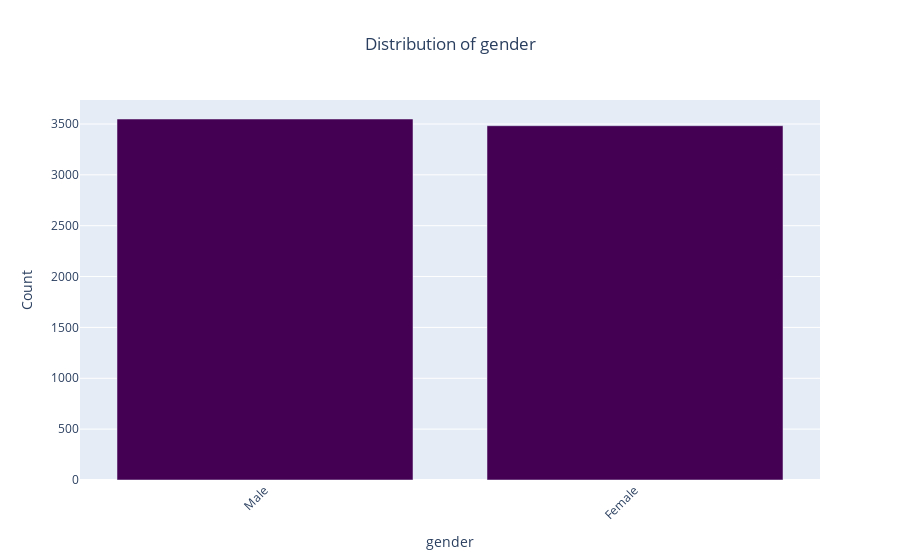
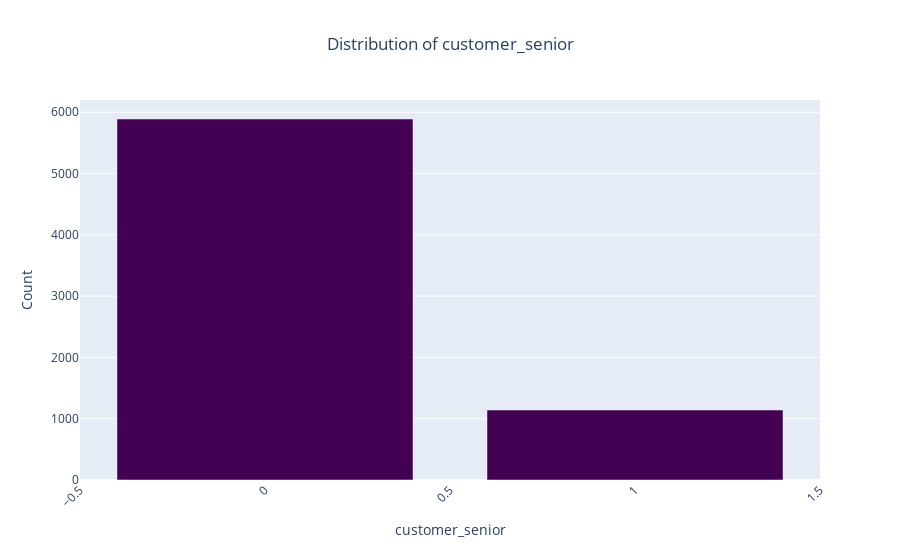
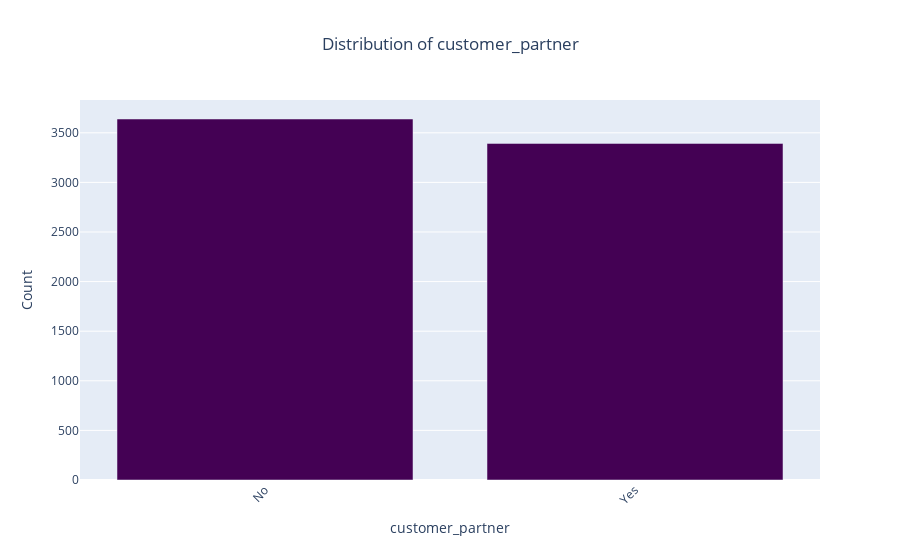
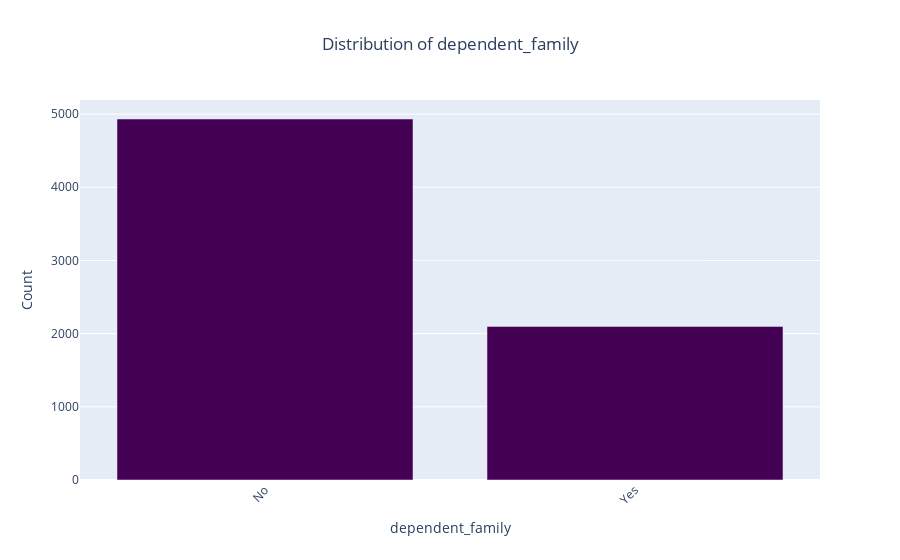

Notebook source saved alongside these figures, in order:
### Markdown cell above
## Categorical variables

### Code cell
# Loop through each categorical column and plot count plots
categorical_columns = ['gender', 'customer_senior', 'customer_partner', 'dependent_family', 
                       'phone_subscription', 'multiple_line', 'internet_type', 
                       'online_security', 'backup_service_online', 'device_protection_plan', 
                       'techinal_support', 'streaming_tv', 'streaming_movie', 
                       'contract_type', 'paperless_billing', 'payment_method_type', 'churn']

import plotly.express as px

# Loop through each categorical column and create a count plot with Plotly
for col in categorical_columns:
    # Calculate counts of each category in the column
    counts = df[col].value_counts().reset_index()
    counts.columns = [col, 'Count']  # Rename columns for better labels
    
    # Create a Plotly bar chart
    fig = px.bar(
        counts,
        x=col,
        y='Count',
        title=f'Distribution of {col}',
        labels={col: col, 'Count': 'Count'},
        color_discrete_sequence=px.colors.sequential.Viridis
    )
    
    # Customize layout
    fig.update_layout(
        xaxis_title=col,
        yaxis_title="Count",
        title_x=0.5,  # Center title
        xaxis=dict(tickangle=-45)  # Rotate x-axis labels for better readability
    )
    
    # Show the figure
    fig.show()

### Figure 1 — Plotly figure (JSON) as saved in the notebook; plotly's stock layout.template omitted (floating-point values rounded to 4 significant figures)
{"data": [{"alignmentgroup": "True", "hovertemplate": "gender=%{x}<br>Count=%{y}<extra></extra>", "legendgroup": "", "marker": {"color": "#440154", "pattern": {"shape": ""}}, "name": "", "offsetgroup": "", "orientation": "v", "showlegend": false, "textposition": "auto", "type": "bar", "x": ["Male", "Female"], "xaxis": "x", "y": [3549, 3483], "yaxis": "y"}], "layout": {"barmode": "relative", "legend": {"tracegroupgap": 0}, "title": {"text": "Distribution of gender", "x": 0.5}, "xaxis": {"anchor": "y", "domain": [0, 1], "tickangle": -45, "title": {"text": "gender"}}, "yaxis": {"anchor": "x", "domain": [0, 1], "title": {"text": "Count"}}}}

### Figure 2 — Plotly figure (JSON) as saved in the notebook; plotly's stock layout.template omitted (floating-point values rounded to 4 significant figures)
{"data": [{"alignmentgroup": "True", "hovertemplate": "customer_senior=%{x}<br>Count=%{y}<extra></extra>", "legendgroup": "", "marker": {"color": "#440154", "pattern": {"shape": ""}}, "name": "", "offsetgroup": "", "orientation": "v", "showlegend": false, "textposition": "auto", "type": "bar", "x": [0, 1], "xaxis": "x", "y": [5890, 1142], "yaxis": "y"}], "layout": {"barmode": "relative", "legend": {"tracegroupgap": 0}, "title": {"text": "Distribution of customer_senior", "x": 0.5}, "xaxis": {"anchor": "y", "domain": [0, 1], "tickangle": -45, "title": {"text": "customer_senior"}}, "yaxis": {"anchor": "x", "domain": [0, 1], "title": {"text": "Count"}}}}

### Figure 3 — Plotly figure (JSON) as saved in the notebook; plotly's stock layout.template omitted (floating-point values rounded to 4 significant figures)
{"data": [{"alignmentgroup": "True", "hovertemplate": "customer_partner=%{x}<br>Count=%{y}<extra></extra>", "legendgroup": "", "marker": {"color": "#440154", "pattern": {"shape": ""}}, "name": "", "offsetgroup": "", "orientation": "v", "showlegend": false, "textposition": "auto", "type": "bar", "x": ["No", "Yes"], "xaxis": "x", "y": [3639, 3393], "yaxis": "y"}], "layout": {"barmode": "relative", "legend": {"tracegroupgap": 0}, "title": {"text": "Distribution of customer_partner", "x": 0.5}, "xaxis": {"anchor": "y", "domain": [0, 1], "tickangle": -45, "title": {"text": "customer_partner"}}, "yaxis": {"anchor": "x", "domain": [0, 1], "title": {"text": "Count"}}}}

### Figure 4 — Plotly figure (JSON) as saved in the notebook; plotly's stock layout.template omitted (floating-point values rounded to 4 significant figures)
{"data": [{"alignmentgroup": "True", "hovertemplate": "dependent_family=%{x}<br>Count=%{y}<extra></extra>", "legendgroup": "", "marker": {"color": "#440154", "pattern": {"shape": ""}}, "name": "", "offsetgroup": "", "orientation": "v", "showlegend": false, "textposition": "auto", "type": "bar", "x": ["No", "Yes"], "xaxis": "x", "y": [4933, 2099], "yaxis": "y"}], "layout": {"barmode": "relative", "legend": {"tracegroupgap": 0}, "title": {"text": "Distribution of dependent_family", "x": 0.5}, "xaxis": {"anchor": "y", "domain": [0, 1], "tickangle": -45, "title": {"text": "dependent_family"}}, "yaxis": {"anchor": "x", "domain": [0, 1], "title": {"text": "Count"}}}}
